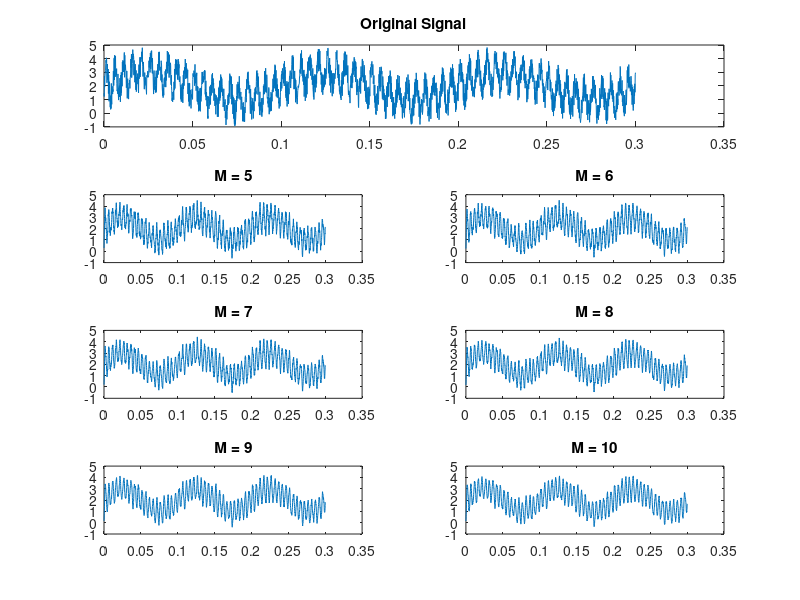

This chart was generated by the following MATLAB code:
clc
clear all
close all
f1 = 10;
f2 = 200;
fs = 8000;
t = 0:1/fs:0.3;
noise = 1+2*rand(size(t));
x1 = sin(2*pi*f1*t);
x2 = sin(2*pi*f2*t);
x = (x1+x2)+noise;
subplot(4,2,[1,2]);
plot(t,x);
title('Original Signal');
i=3;
for m=5:10
    b = (1/m)*ones(1,m);
    y = filter(b,1,x);
    subplot(4,2,i)
    plot(t,y);
    title(['M = ',num2str(m)]);
    i=i+1;
end
 
